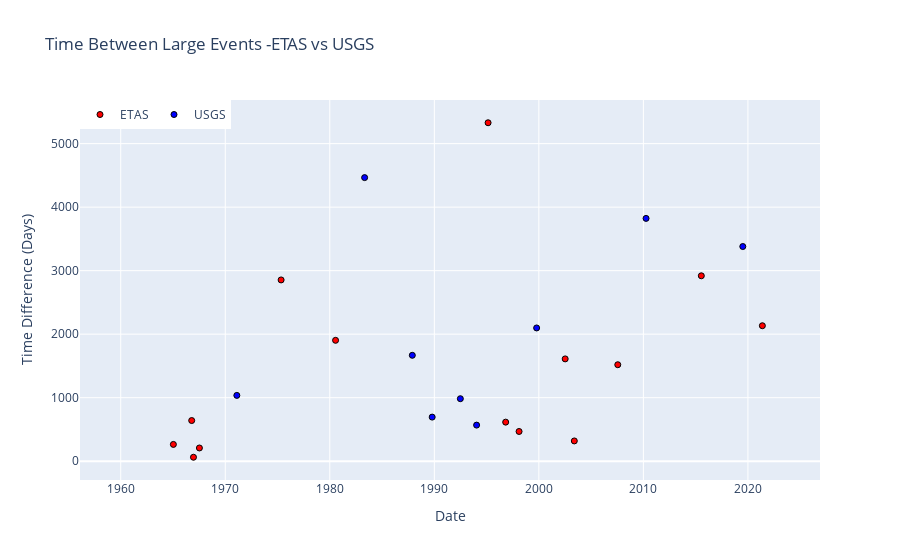

Here is the notebook cell this chart was saved with:
### Code cell
fig = go.Figure()

fig.add_trace(go.Scatter(
    x=large_mag_etas['Date'],
    y=large_mag_etas['time_diff'],
    mode='markers',
    marker=dict(color='red', line=dict(color='black', width=1)),
    name='ETAS'
))

fig.add_trace(go.Scatter(
    x=large_mag_usgs['Date'],
    y=large_mag_usgs['time_diff'],
    mode='markers',
    marker=dict(color='blue', line=dict(color='black', width=1)),
    name='USGS'
))

fig.update_layout(
    title='Time Between Large Events -ETAS vs USGS',
    xaxis_title='Date',
    yaxis_title='Time Difference (Days)',
    legend=dict(x=0, y=1, traceorder='normal', orientation='h')  # Adjust legend position
)

fig.show()

### Figure 1 — Plotly figure (JSON) as saved in the notebook; plotly's stock layout.template omitted (floating-point values rounded to 4 significant figures; data arrays with more than 128 entries replaced by an {"elided": "..."} marker saying what was removed)
{"data": [{"marker": {"color": "red", "line": {"color": "black", "width": 1}}, "mode": "markers", "name": "ETAS", "type": "scatter", "x": {"elided": "18880 str values"}, "y": {"elided": "18880 int values"}}, {"marker": {"color": "blue", "line": {"color": "black", "width": 1}}, "mode": "markers", "name": "USGS", "type": "scatter", "x": {"elided": "11447 str values"}, "y": {"elided": "11447 int values"}}], "layout": {"legend": {"orientation": "h", "traceorder": "normal", "x": 0, "y": 1}, "title": {"text": "Time Between Large Events -ETAS vs USGS"}, "xaxis": {"title": {"text": "Date"}}, "yaxis": {"title": {"text": "Time Difference (Days)"}}}}
